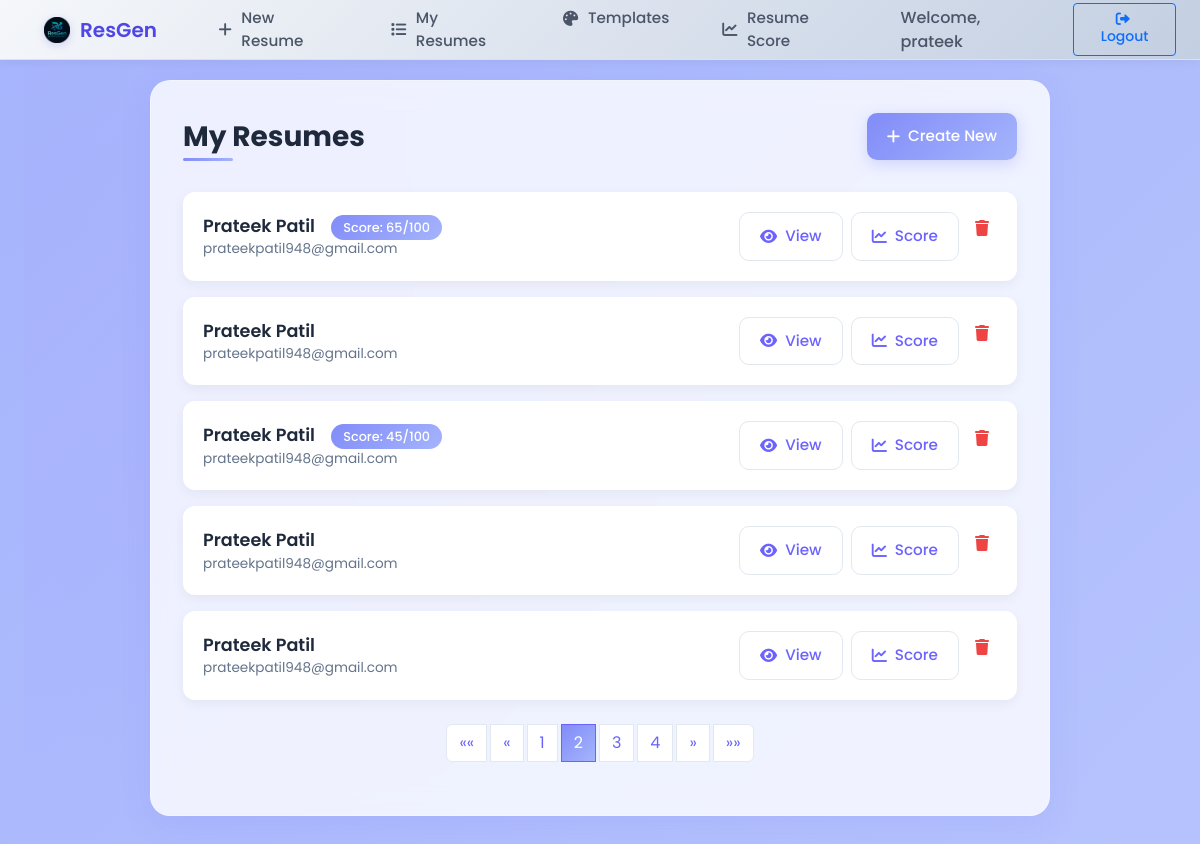
The app's page /list/?page=2 (signed in) with its own data.
### pdf/models.py (models this page shows, shortened)
class Profile(models.Model):
    user = models.ForeignKey(User, on_delete=models.CASCADE, null=True, blank=True)
    first_name = models.CharField(max_length=100)
    last_name = models.CharField(max_length=100)
    email = models.EmailField(unique=False)
    phone = models.CharField(max_length=20)
    linkedin_id = models.URLField(blank=True, null=True)
    summary = models.TextField()
    skills = models.TextField()
    certifications = models.TextField(blank=True, null=True)
    education = models.JSONField(default=list)
    experience = models.JSONField(default=list)
    projects = models.JSONField(default=list)
    template_choice = models.CharField(max_length=1, default='1')
    score = models.FloatField(null=True, blank=True)
    last_analyzed = models.DateTimeField(null=True, blank=True)
    score_metrics = models.JSONField(default=dict, blank=True)  # Stores detailed metrics
    feedback = models.TextField(blank=True, null=True)  # Stores analysis feedback
    ai_suggestions = models.JSONField(default=list, blank=True)  # Stores AI editing suggestions

### pdf/views.py (the view)
# urls.py: path('list/', views.list_profiles, name='list'),
@login_required
def list_profiles(request):
    profiles = Profile.objects.filter(user=request.user).order_by("-id")
    paginator = Paginator(profiles, 5)
    page = paginator.get_page(request.GET.get("page"))
    return render(request, "pdf/list.html", {"page_obj": page})

### pdf/templates/pdf/list.html (shortened to what this page needs)
{% extends 'pdf/base.html' %}
{% load static %}
{% block content %}
<div class="list-container">
    <div class="list-content">
        <div class="header-container">
            <h1 class="page-title">My Resumes</h1>
            <a href="{% url 'generate_options' %}" class="home-btn primary-btn">
                <i class="fas fa-plus"></i> Create New
            </a>
        </div>
        {% if page_obj %}
        <div class="profiles-list">
            {% for profile in page_obj %}
            <div class="profile-card">
                <div class="d-flex justify-content-between align-items-center">
                    <div class="profile-info">
                        <div>
                            <span class="profile-name">{{ profile.first_name }} {{ profile.last_name }}</span>
                            {% if profile.score is not None %}
                                <span class="score-badge">Score: {{ profile.score|floatformat:0 }}/100</span>
                            {% endif %}
                        </div>
                        <small class="profile-email">{{ profile.email }}</small>
                    </div>
                    <div class="action-btns">
                        <button class="home-btn secondary-btn view-btn" data-profile-id="{{ profile.id }}">
                            <i class="fas fa-eye"></i> View
                        </button>
                        <a href="{% url 'analyze_profile_resume' profile.id %}" class="home-btn secondary-btn">
                            <i class="fas fa-chart-line"></i> Score
                        </a>
                        <form method="post" action="{% url 'delete_resume' profile.id %}" class="d-inline">
                            <button type="submit" class="delete-btn" onclick="return confirm('Are you sure you want to delete this resume?')">
                                <i class="fas fa-trash"></i>
                            </button>
                        </form>
                    </div>
                </div>
            </div>
            {% endfor %}
        </div>
        <div class="pagination-container mt-4">
            <nav aria-label="Page navigation">
                <ul class="pagination justify-content-center">
                    {% if page_obj.has_previous %}
                        <li class="page-item">
                            <a class="page-link" href="?page=1" aria-label="First">
                                <span aria-hidden="true">&laquo;&laquo;</span>
                            </a>
                        </li>
                        <li class="page-item">
                            <a class="page-link" href="?page={{ page_obj.previous_page_number }}" aria-label="Previous">
                                <span aria-hidden="true">&laquo;</span>
                            </a>
                        </li>
                    {% endif %}
                    {% for num in page_obj.paginator.page_range %}
                        {% if page_obj.number == num %}
                            <li class="page-item active"><a class="page-link" href="#">{{ num }}</a></li>
                        {% elif num > page_obj.number|add:'-3' and num < page_obj.number|add:'3' %}
                            <li class="page-item"><a class="page-link" href="?page={{ num }}">{{ num }}</a></li>
                        {% endif %}
                    {% endfor %}
                    {% if page_obj.has_next %}
                        <li class="page-item">
                            <a class="page-link" href="?page={{ page_obj.next_page_number }}" aria-label="Next">
                                <span aria-hidden="true">&raquo;</span>
                            </a>
                        </li>
                        <li class="page-item">
                            <a class="page-link" href="?page={{ page_obj.paginator.num_pages }}" aria-label="Last">
                                <span aria-hidden="true">&raquo;&raquo;</span>
                            </a>
                        </li>
                    {% endif %}
                </ul>
            </nav>
        </div>
        {% endif %}
    </div>
</div>
{% endblock %}

### pdf/templates/pdf/base.html (shortened to what this page needs)
{% load static %}
<!DOCTYPE html>
<html lang="en">
<head>
    <link href="https://cdn.jsdelivr.net/npm/bootstrap@5.3.0/dist/css/bootstrap.min.css" rel="stylesheet">
    <link rel="stylesheet" href="https://cdnjs.cloudflare.com/ajax/libs/font-awesome/6.0.0/css/all.min.css">
</head>
<body>
    <nav class="navbar navbar-expand-lg navbar-custom">
        <div class="container-fluid">
            <a class="navbar-brand" href="{% url 'welcome' %}">
                <img src="{% static 'images/logonew.png' %}" alt="Logo">
                ResGen
            </a>
            <div class="collapse navbar-collapse" id="navbarContent">
                <ul class="navbar-nav me-auto">
                    <li class="nav-item">
                        <a class="nav-link" href="{% url 'generate_options' %}">
                            <i class="fas fa-plus"></i> New Resume
                        </a>
                    </li>
                    <li class="nav-item">
                        <a class="nav-link" href="{% url 'list' %}">
                            <i class="fas fa-list"></i> My Resumes
                        </a>
                    </li>
                    <li class="nav-item">
                        <a class="nav-link" href="{% url 'template_preview' %}">
                            <i class="fas fa-palette"></i> Templates
                        </a>
                    </li>
                    <li class="nav-item">
                        <a class="nav-link" href="{% url 'analyze_resume' %}">
                            <i class="fas fa-chart-line"></i> Resume Score
                        </a>
                    </li>
                </ul>
                <div class="d-flex align-items-center">
                    {% if user.is_authenticated %}
                        <span class="navbar-text">Welcome, {{ user.username }}</span>
                        <a href="{% url 'logout' %}" class="btn btn-sm btn-outline-primary btn-nav ms-2">
                            <i class="fas fa-sign-out-alt me-1"></i> Logout
                        </a>
                    {% endif %}
                </div>
            </div>
        </div>
    </nav>
    <div class="content-container">
        {% block content %}{% endblock %}
    </div>
</body>
</html>

### pdf/templates/pdf/base.html (style rules this page uses)
body { background-color: #f8f9fa; color: #212529; padding-top: 60px; margin: 0; position: relative; min-height: 100vh; font-family: 'Poppins', sans-serif; }
.navbar-custom { background: linear-gradient(135deg, #f5f7fa 0%, #c3cfe2 100%); padding: 0; position: fixed; top: 0; left: 0; right: 0; z-index: 1030; box-shadow: 0 2px 10px rgba(0, 0, 0, 0.05); border-bottom: 1px solid #dee2e6; max-height: 60px; }
.container-fluid { padding: 0 1.5rem; }
.navbar-brand { color: #4f46e5; font-weight: 600; padding: 1.1rem 1.25rem; transition: all 0.4s cubic-bezier(0.25, 0.8, 0.25, 1); display: flex; align-items: center; position: relative; overflow: hidden; }
.navbar-brand::before { content: ''; position: absolute; bottom: 0; left: 0; width: 100%; height: 2px; background: #4f46e5; transform: scaleX(0); transform-origin: right; transition: transform 0.4s cubic-bezier(0.25, 0.8, 0.25, 1); }
.navbar-brand img { height: 26px; margin-right: 10px; transition: all 0.4s cubic-bezier(0.25, 0.8, 0.25, 1); filter: drop-shadow(0 2px 4px rgba(79, 70, 229, 0.2)); }
.nav-item { position: relative; margin: 0 0.15rem; }
.nav-link { color: #4a5568; padding: 1.1rem 1.5rem !important; transition: all 0.3s cubic-bezier(0.25, 0.8, 0.25, 1); font-size: 0.95rem; font-weight: 500; position: relative; display: flex; align-items: center; border-radius: 0 !important; -webkit-tap-highlight-color: transparent; }
.nav-link::after { content: ''; position: absolute; bottom: 0; left: 50%; right: 50%; height: 2px; background: #4f46e5; transition: all 0.3s cubic-bezier(0.25, 0.8, 0.25, 1); opacity: 0; }
.nav-link i { margin-right: 0.6rem; transition: all 0.3s ease; }
.navbar-text { padding: 0 1.25rem; color: #4a5568; font-weight: 500; transition: all 0.3s ease; }
.btn-nav { border-radius: 4px !important; padding: 0.5rem 1rem !important; font-weight: 500; transition: all 0.3s cubic-bezier(0.25, 0.8, 0.25, 1) !important; box-shadow: none !important; -webkit-tap-highlight-color: transparent; }
.content-container { padding: 1.5rem; margin-top: 0; }

### records on screen
Profile: first_name "Prateek", last_name "Patil", score "65", email "prateekpatil948@gmail.com"
Profile: first_name "Prateek", last_name "Patil", email "prateekpatil948@gmail.com"
Profile: first_name "Prateek", last_name "Patil", score "45", email "prateekpatil948@gmail.com"
Profile: first_name "Prateek", last_name "Patil", email "prateekpatil948@gmail.com"
Profile: first_name "Prateek", last_name "Patil", email "prateekpatil948@gmail.com"

### other values on screen
{{ user.username }} "prateek"
{{ num }} "1" "3" "4"
{{ num }} "2"
